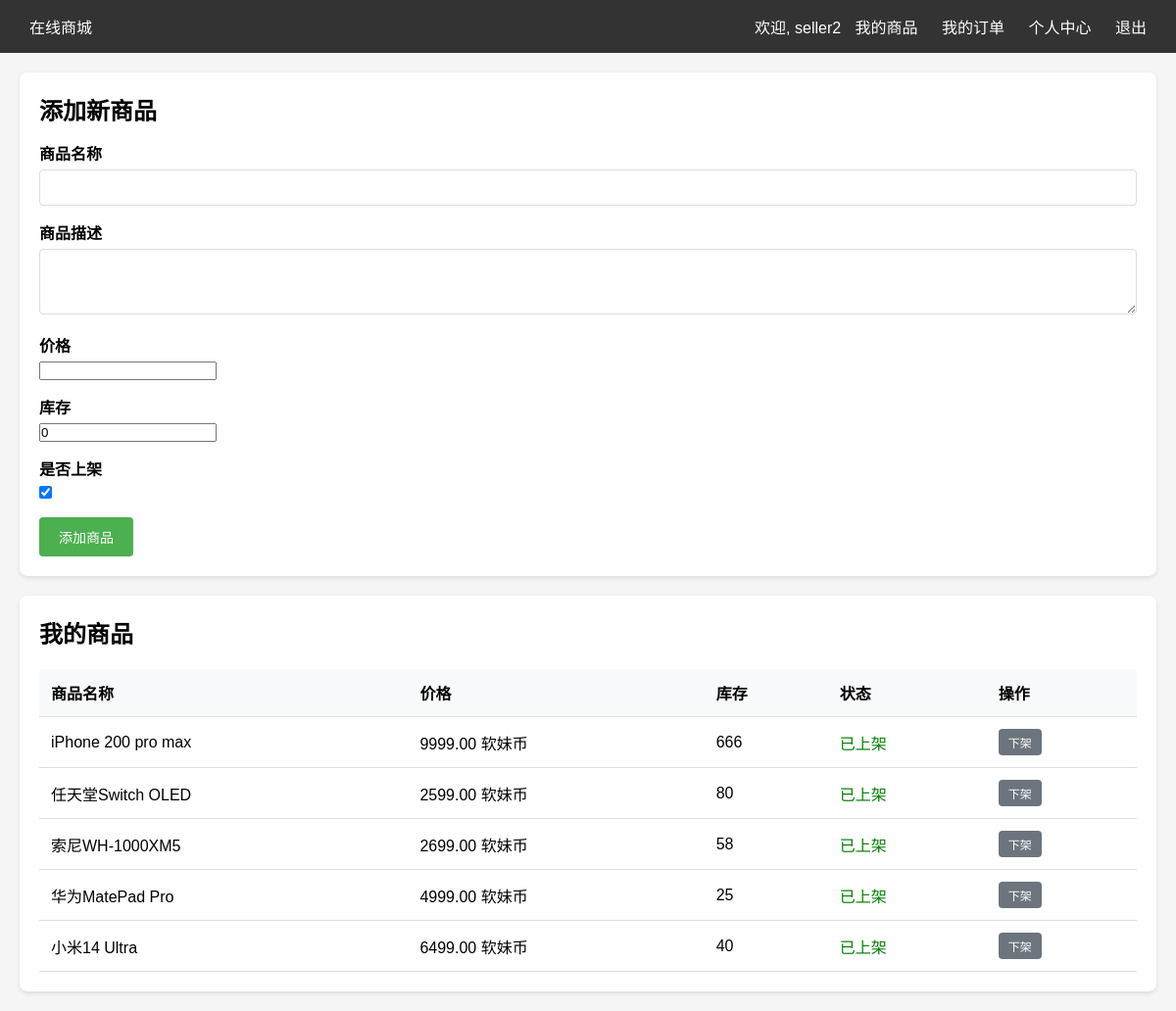
Screenshot of /products/my/ (signed in) with the database file from the repository.
### accounts/models.py (models this page shows)
class User(AbstractUser):
    class UserType(models.TextChoices):
        CUSTOMER = "customer", "客户"
        SELLER = "seller", "商家"
    user_type = models.CharField(
        max_length=10,
        choices=UserType.choices,
        default=UserType.CUSTOMER,
        verbose_name="用户类型",
    )
    class Meta:
        verbose_name = "用户"
        verbose_name_plural = "用户"
    def is_seller(self):
        return self.user_type == self.UserType.SELLER
    def is_customer(self):
        return self.user_type == self.UserType.CUSTOMER

### products/models.py (models this page shows, shortened)
class Product(models.Model):
    name = models.CharField(max_length=200, verbose_name="商品名称")
    description = models.TextField(blank=True, verbose_name="商品描述")
    price = models.DecimalField(
        max_digits=10,
        decimal_places=2,
        verbose_name="价格",
    )
    stock = models.PositiveIntegerField(default=0, verbose_name="库存")
    seller = models.ForeignKey(
        settings.AUTH_USER_MODEL,
        on_delete=models.CASCADE,
        related_name="products",
        verbose_name="商家",
    )
    is_active = models.BooleanField(default=True, verbose_name="是否上架")
    created_at = models.DateTimeField(auto_now_add=True, verbose_name="创建时间")
    updated_at = models.DateTimeField(auto_now=True, verbose_name="更新时间")
    class Meta:
        verbose_name = "商品"
        verbose_name_plural = "商品"
        ordering = ["-created_at"]

### products/views.py (the view)
# urls.py: path("my/", views.my_products_view, name="my_products"),
@login_required
def my_products_view(request):
    if not request.user.is_seller():
        messages.error(request, "只有商家可以访问此页面")
        return redirect("products:product_list")
    products = Product.objects.filter(seller=request.user)
    form = ProductForm()
    return render(request, "products/my_products.html", {"products": products, "form": form})

### products/forms.py
class ProductForm(forms.ModelForm):
    class Meta:
        model = Product
        fields = ("name", "description", "price", "stock", "is_active")
        labels = {
            "name": "商品名称",
            "description": "商品描述",
            "price": "价格",
            "stock": "库存",
            "is_active": "是否上架",
        }
        widgets = {
            "description": forms.Textarea(attrs={"rows": 3}),
            "price": forms.NumberInput(attrs={"min": 0, "step": "0.01"}),
            "stock": forms.NumberInput(attrs={"min": 0}),
        }

### templates/products/my_products.html (shortened to what this page needs)
{% extends 'base.html' %}
{% block content %}
<div class="card" style="margin-bottom: 20px;">
    <h2 style="margin-bottom: 15px;">添加新商品</h2>
    <form method="post" action="{% url 'products:create_product' %}">
        {% for field in form %}
        <div class="form-group">
            <label for="{{ field.id_for_label }}">{{ field.label }}</label>
            {{ field }}
        </div>
        {% endfor %}
        <button type="submit" class="btn btn-primary">添加商品</button>
    </form>
</div>
<div class="card">
    <h2 style="margin-bottom: 20px;">我的商品</h2>
    <table>
        <thead>
            <tr>
                <th>商品名称</th>
                <th>价格</th>
                <th>库存</th>
                <th>状态</th>
                <th>操作</th>
            </tr>
        </thead>
        <tbody>
            {% for product in products %}
            <tr>
                <td>{{ product.name }}</td>
                <td>{{ product.price }} 软妹币</td>
                <td>{{ product.stock }}</td>
                <td>
                    {% if product.is_active %}
                    <span style="color: green;">已上架</span>
                    {% else %}
                    <span style="color: red;">已下架</span>
                    {% endif %}
                </td>
                <td>
                    <a href="{% url 'products:toggle_status' product.pk %}" class="btn btn-secondary" style="padding: 5px 10px; font-size: 12px;">
                        {% if product.is_active %}下架{% else %}上架{% endif %}
                    </a>
                </td>
            </tr>
            {% empty %}
            <tr>
                <td colspan="5" class="text-center">暂无商品</td>
            </tr>
            {% endfor %}
        </tbody>
    </table>
</div>
{% endblock %}

### templates/base.html (shortened to what this page needs)
<!DOCTYPE html>
<html lang="zh-CN">
<head>
</head>
<body>
    <nav class="navbar">
        <div>
            <a href="{% url 'products:product_list' %}">在线商城</a>
        </div>
        <div>
            {% if user.is_authenticated %}
                <span>欢迎, {{ user.username }}</span>
                {% if user.is_superuser %}
                    <a href="{% url 'accounts:admin_dashboard' %}">管理后台</a>
                {% elif user.is_customer %}
                    <a href="{% url 'cart:cart' %}">购物车</a>
                    <a href="{% url 'orders:order_list' %}">我的订单</a>
                {% else %}
                    <a href="{% url 'products:my_products' %}">我的商品</a>
                    <a href="{% url 'orders:order_list' %}">我的订单</a>
                {% endif %}
                <a href="{% url 'accounts:profile' %}">个人中心</a>
                <a href="{% url 'accounts:logout' %}">退出</a>
            {% else %}
                <a href="{% url 'accounts:login' %}">登录</a>
                <a href="{% url 'accounts:register' %}">注册</a>
            {% endif %}
        </div>
    </nav>
    <div class="container">
        {% block content %}{% endblock %}
    </div>
</body>
</html>

### templates/base.html (style rules this page uses)
* { margin: 0; padding: 0; box-sizing: border-box; }
body { font-family: 'Microsoft YaHei', sans-serif; background: #f5f5f5; }
.navbar { background: #333; color: white; padding: 15px 20px; display: flex; justify-content: space-between; align-items: center; }
.navbar a { color: white; text-decoration: none; margin: 0 10px; }
.container { max-width: 1200px; margin: 20px auto; padding: 0 20px; }
.btn { display: inline-block; padding: 10px 20px; border: none; border-radius: 4px; cursor: pointer; text-decoration: none; font-size: 14px; }
.btn-primary { background: #4CAF50; color: white; }
.btn-secondary { background: #6c757d; color: white; }
.card { background: white; border-radius: 8px; box-shadow: 0 2px 4px rgba(0,0,0,0.1); padding: 20px; margin-bottom: 20px; }
.form-group { margin-bottom: 15px; }
.form-group > label { display: block; margin-bottom: 5px; font-weight: bold; }
.form-group input[type="text"], .form-group input[type="email"], .form-group input[type="password"], .form-group select, .form-group textarea { width: 100%; padding: 10px; border: 1px solid #ddd; border-radius: 4px; }
table { width: 100%; border-collapse: collapse; }
th, td { padding: 12px; text-align: left; border-bottom: 1px solid #ddd; }
th { background: #f8f9fa; }

### rows the page displays
User: username "seller2"
Product: name "iPhone 200 pro max", price "9999.00", stock "666", is_active "已上架"
Product: name "任天堂Switch OLED", price "2599.00", stock "80", is_active "已上架"
Product: name "索尼WH-1000XM5", price "2699.00", stock "58", is_active "已上架"
Product: name "华为MatePad Pro", price "4999.00", stock "25", is_active "已上架"
Product: name "小米14 Ultra", price "6499.00", stock "40", is_active "已上架"

### other values shown
{{ field.label }} "商品名称" "商品描述" "价格" "库存" "是否上架"
